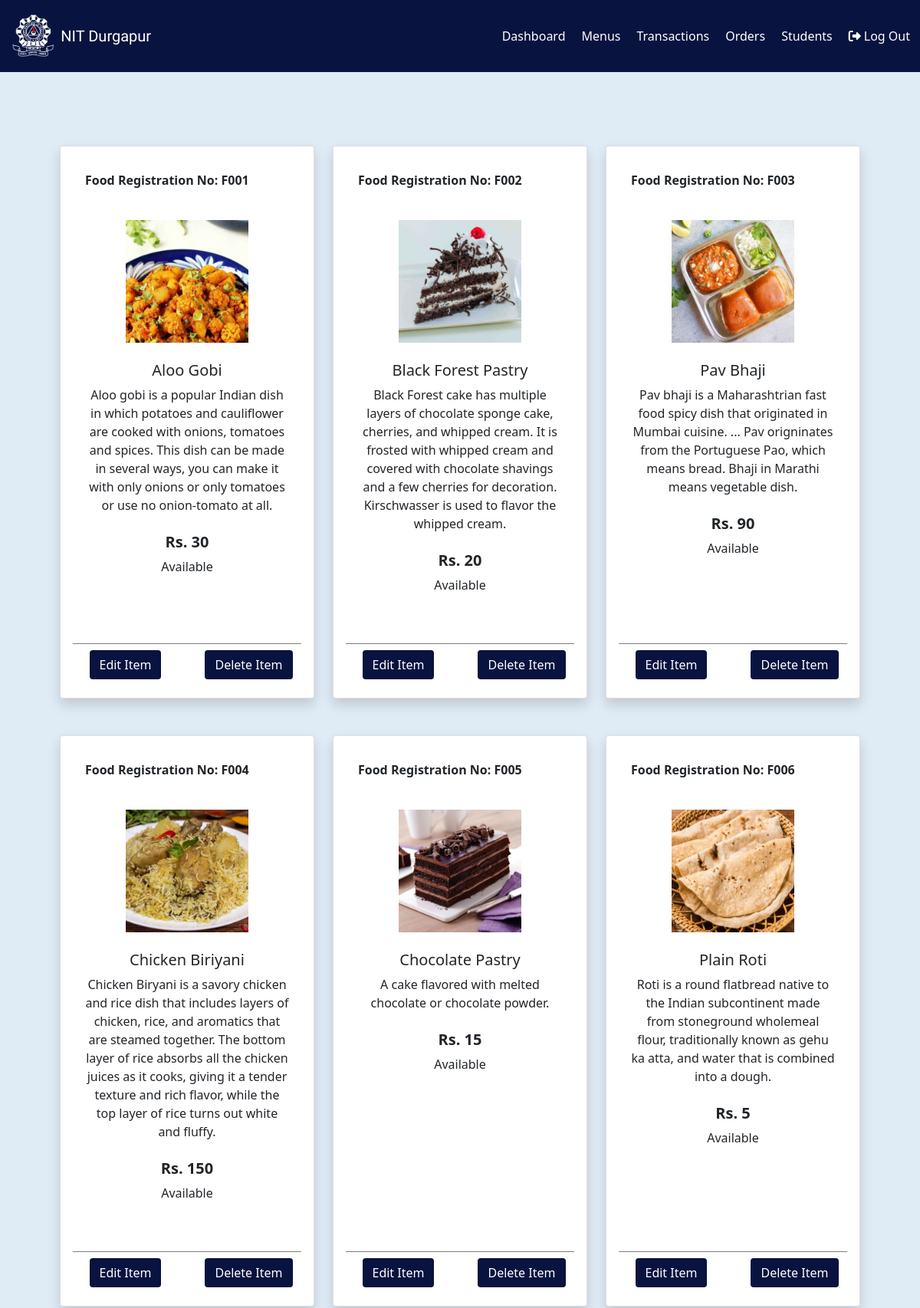
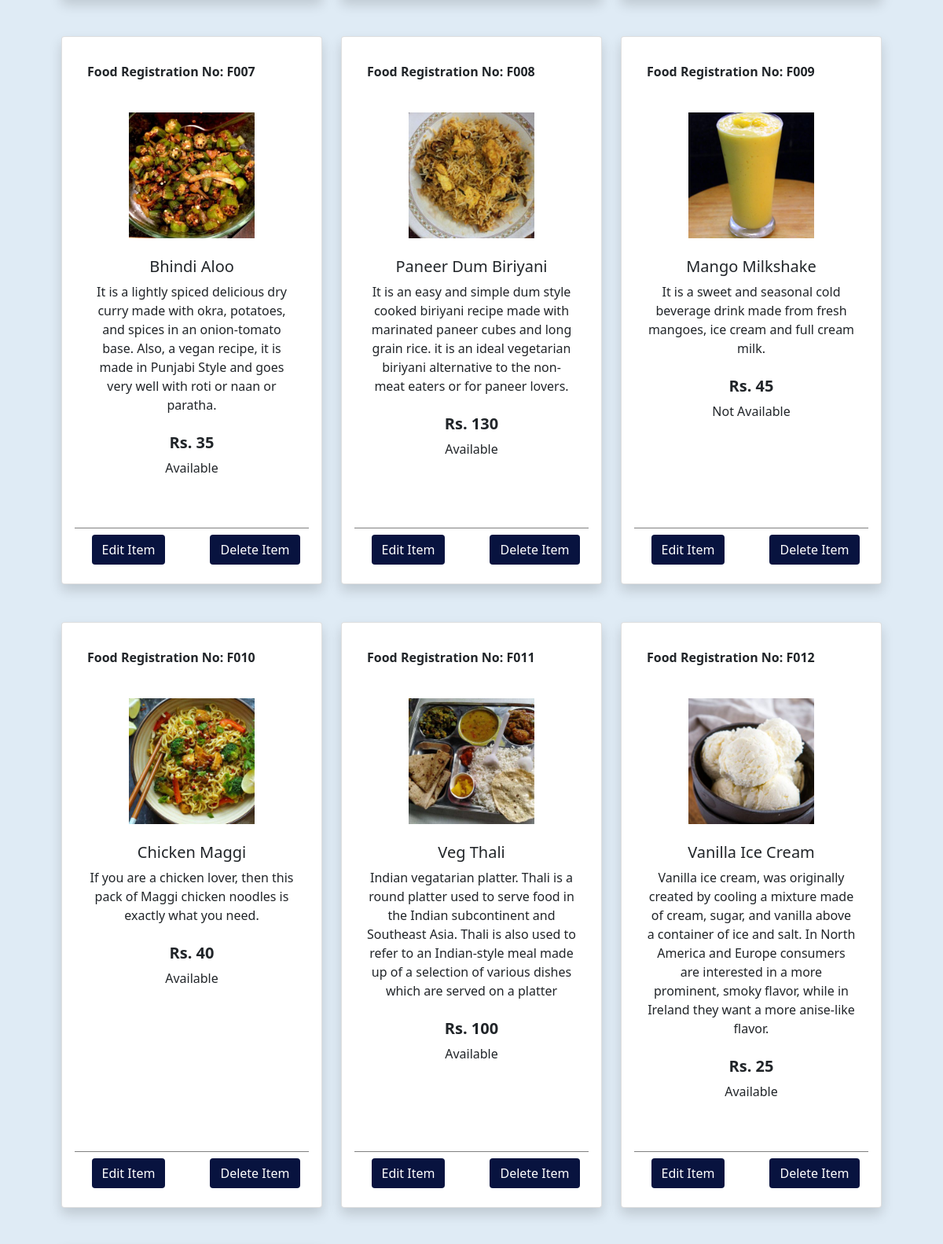
Page /Admin/allitems.php (signed in, upper part) on the committed database (2 pictures, top to bottom).
### tables this page shows
CREATE TABLE `menu_tb` (
  `fID` int(10) NOT NULL,
  `fRegNo` varchar(10) NOT NULL,
  `fName` varchar(80) NOT NULL,
  `fDesc` varchar(300) NOT NULL,
  `fPrice` varchar(10) NOT NULL,
  `fCategory` varchar(40) NOT NULL,
  `fAvail` varchar(10) NOT NULL,
  `fImage` varchar(80) NOT NULL
);

### Admin/allitems.php (the view, shortened to what this page needs)
<?php
include("../connection.php");
?>
<!doctype html>
<html lang="en">
<head>
<link href="https://cdn.jsdelivr.net/npm/bootstrap@5.0.0-beta1/dist/css/bootstrap.min.css" rel="stylesheet">
<link href="index.css" rel="stylesheet">
<link rel="stylesheet" href="https://cdnjs.cloudflare.com/ajax/libs/font-awesome/4.7.0/css/font-awesome.min.css">
<link rel="stylesheet" href="https://cdnjs.cloudflare.com/ajax/libs/font-awesome/4.7.0/css/font-awesome.min.css">
</head>
<body style="background:#DFEBF5;">
<div class="navbar navbar-expand-lg navbar-dark" style="background: #08133F; color: white;">
<a href="index.php"><img src="../Images/logo.png" class="img-fluid mx-2" height="70" width="70"></a>
<a href="index.php" class="navbar-brand mx-2 py-4" style="font-family: 'Acme', sans-serif;"><span class="my-3">NIT Durgapur</span></a>
<div class="collapse navbar-collapse" id="myMenu">
<ul class="navbar-nav text-center" style="margin-left:auto;">
<li class="nav-item" style="margin-right:5px;"><a href="dashboard.php" class="nav-link text-white">Dashboard</a></li>
<li class="nav-item" style="margin-right:5px;"><a href="menus.php" class="nav-link text-white">Menus</a></li>
<li class="nav-item" style="margin-right:5px;"><a href="#" class="nav-link text-white">Transactions</a></li>
<li class="nav-item" style="margin-right:5px;"><a href="#" class="nav-link text-white">Orders</a></li>   <li class="nav-item" style="margin-right:5px;"><a href="students.php" class="nav-link text-white">Students</a></li> <li class="nav-item" style="margin-right:5px;"><a href="../logout.php" class="nav-link text-white"><i class="fa fa-sign-out" style="margin-right:4px;"></i>Log Out</a></li>
</ul>
</div>
</div>
<div class="container-fluid">
<?php
$sql="SELECT *FROM menu_tb";
$result=mysqli_query($conn,$sql);
if(mysqli_num_rows($result)>0)
{
echo'<div class="container p-5">';
echo'<div class="row">';
while($row=mysqli_fetch_assoc($result))
{
echo'<div class="col-lg-4 col-sm-6 mt-5">';
echo'<div class="card h-100 text-dark mb-3 shadow p-3 mb-5 bg-white rounded">';
echo'<div class="card-title p-3"><strong>Food Registration No: '.$row['fRegNo'].'</strong></div>';
echo'<div class="card-body text-center p-3">';
echo'<div><img src="../FoodPics/'.$row['fImage'].'" height="160" width="160"></div>';
echo'<br><div><h5>'.$row['fName'].'</h5></div>';
echo'<div>'.$row['fDesc'].'</div>';
echo'<br><div><h5><strong>Rs. '.$row['fPrice'].'</strong></h5></div>';
if($row['fAvail']=="Yes")
{echo'<div>Available</div>';}
else
{echo'<div>Not Available</div>';}
echo'</div>';
echo'<div class="text-center" style="border-top: 1px solid grey;">';
echo'<div class="row">';
echo'<div class="col-sm-6">';
echo'<form action="menus.php" method="POST" enctype="multipart/form-data">';
echo'<input type="hidden" name="fID" value='.$row['fID'].'><input type="submit" value="Edit Item" name="fEdit" class="btn my-2" style="background: #08133F; color: white;">';
echo'</form>';
echo'</div>';
echo'<div class="col-sm-6">';
echo'<form action="" method="POST" enctype="multipart/form-data">';
echo'<input type="hidden" name="fID" value='.$row['fID'].'><input type="submit" value="Delete Item" name="fDelete" class="btn my-2" style="background: #08133F; color: white;">';
echo'</form>';
echo'</div>';
echo'</div>';
echo'</div>';
echo'</div>';
echo'</div>';
}
echo'</div>';
echo'</div>';
}
?>
</div>
<?php
include("../footer.php");
?>
</body>
</html>

### index.css (style rules this page uses)
ul { list-style: none; }
a { text-decoration: none; }

### rows in the picture
menu_tb: fRegNo "F001", fImage (picture), fName "Aloo Gobi", fDesc "Aloo gobi is a popular Indian dish in which potatoes and cauliflower are cooked with onions, tomatoes and spices. This dish can be made in several ways, you can make it with only onions or only tomatoes or use no onion-tomato at all.", fPrice "30", fAvail "Available"
menu_tb: fRegNo "F002", fImage (picture), fName "Black Forest Pastry", fDesc "Black Forest cake has multiple layers of chocolate sponge cake, cherries, and whipped cream. It is frosted with whipped cream and covered with chocolate shavings and a few cherries for decoration. Kirschwasser is used to flavor the whipped cream.", fPrice "20", fAvail "Available"
menu_tb: fRegNo "F003", fImage (picture), fName "Pav Bhaji", fDesc "Pav bhaji is a Maharashtrian fast food spicy dish that originated in Mumbai cuisine. ... Pav origninates from the Portuguese Pao, which means bread. Bhaji in Marathi means vegetable dish.", fPrice "90", fAvail "Available"
menu_tb: fRegNo "F004", fImage (picture), fName "Chicken Biriyani", fDesc "Chicken Biryani is a savory chicken and rice dish that includes layers of chicken, rice, and aromatics that are steamed together. The bottom layer of rice absorbs all the chicken juices as it cooks, giving it a tender texture and rich flavor, while the top layer of rice turns out white and fluffy.", fPrice "150", fAvail "Available"
menu_tb: fRegNo "F005", fImage (picture), fName "Chocolate Pastry", fDesc "A cake flavored with melted chocolate or chocolate powder.", fPrice "15", fAvail "Available"
menu_tb: fRegNo "F006", fImage (picture), fName "Plain Roti", fDesc "Roti is a round flatbread native to the Indian subcontinent made from stoneground wholemeal flour, traditionally known as gehu ka atta, and water that is combined into a dough.", fPrice "5", fAvail "Available"
menu_tb: fRegNo "F007", fImage (picture), fName "Bhindi Aloo", fDesc "It is a lightly spiced delicious dry curry made with okra, potatoes, and spices in an onion-tomato base. Also, a vegan recipe, it is made in Punjabi Style and goes very well with roti or naan or paratha.", fPrice "35", fAvail "Available"
menu_tb: fRegNo "F008", fImage (picture), fName "Paneer Dum Biriyani", fDesc "It is an easy and simple dum style cooked biriyani recipe made with marinated paneer cubes and long grain rice. it is an ideal vegetarian biriyani alternative to the non-meat eaters or for paneer lovers.", fPrice "130", fAvail "Available"
menu_tb: fRegNo "F009", fImage (picture), fName "Mango Milkshake", fDesc "It is a sweet and seasonal cold beverage drink made from fresh mangoes, ice cream and full cream milk.", fPrice "45", fAvail "Not Available"
menu_tb: fRegNo "F010", fImage (picture), fName "Chicken Maggi", fDesc "If you are a chicken lover, then this pack of Maggi chicken noodles is exactly what you need.", fPrice "40", fAvail "Available"
menu_tb: fRegNo "F011", fImage (picture), fName "Veg Thali", fDesc "Indian vegatarian platter. Thali is a round platter used to serve food in the Indian subcontinent and Southeast Asia. Thali is also used to refer to an Indian-style meal made up of a selection of various dishes which are served on a platter", fPrice "100", fAvail "Available"
menu_tb: fRegNo "F012", fImage (picture), fName "Vanilla Ice Cream", fDesc "Vanilla ice cream, was originally created by cooling a mixture made of cream, sugar, and vanilla above a container of ice and salt. In North America and Europe consumers are interested in a more prominent, smoky flavor, while in Ireland they want a more anise-like flavor.", fPrice "25", fAvail "Available"
